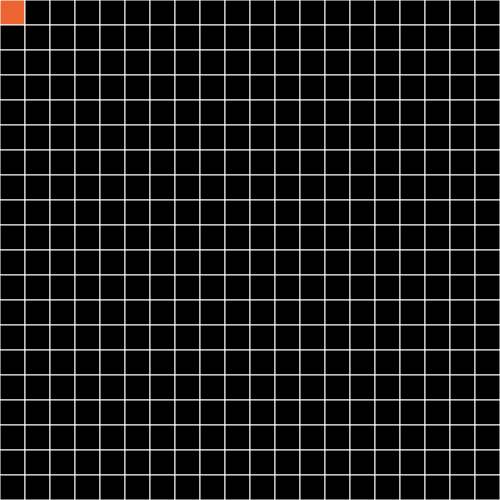
Frame 1 (no input)
Frame 60 (no input): identical to frame 1, image omitted
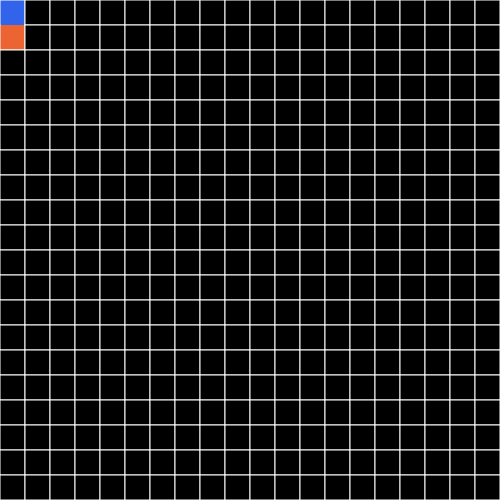
Frame 120 (the mouse pressed at the canvas centre since frame 60)

The p5.js sketch that drew these frames (run headless with seeded random() and noise() and a simulated clock; from frame 60 on, the mouse is pressed at the canvas centre):

// p5.js sketch
// ── sketch.js
//Samuel Mosley
//Depth first search
//Recursive Backtracker
//https://en.wikipedia.org/wiki/Maze_generation_algorithm#Recursive_backtracker

var canvas;
var cells;
var cellSize;
var currentCell;
var visitedCells;
var trackerInterval;
var allVisited;
var agentLifetime;
var agents;
var recordLength = 0;
var end;

function setup(){
    canvas = createCanvas(500,500);
    background(40);

    cells = [];
    cellSize = 25;
    visitedCells = [];
    allVisited = false;

    for (var i = 0; i < width/cellSize; i++) {
        cells[i] = [];
        for (var j = 0; j < height/cellSize; j++) {
            cells[i].push(new Cell(i*cellSize, j*cellSize, cellSize, i, j));
        }
    }
    agentLifetime = cells.length * cells[0].length;
    currentCell = cells[0][0];
    currentCell.currentCell = true;
    
}

function draw(){
    background(40);
    
    for (var i = 0; i < cells.length; i++) {
        for (var j = 0; j < cells[i].length; j++) {
            cells[i][j].display();
        }
    }

    //Check through the agents
    if(agents){
        for (var i = 0; i < agents.population.length; i++) {
            agents.population[i].checkWall();
        }
    }

    //make a new generation
    if(agents){        
        let agentsLiving = agents.population.length;
        for (var i = 0; i < agents.population.length; i++) {
            if(agents.population[i].dead){
                agentsLiving--;
            }
        }
        if(agentsLiving == 0){
            agents.calcFitness();
            agents.selection();
            agents.reproduction();
        }
    }
}

function keyPressed(){
    if(key === ' '){
        if(!allVisited){
            trackerInterval = setInterval(stepCurrent, 50);
        } else{
            setup();
        }
    }
    if(key === 'B'){
        if(!allVisited){
            trackerInterval = setInterval(stepCurrent, 0);
        } else{
            setup();
        }
    }
    // if(key === 'T'){
    //     if(allVisited){
    //         agents = new Population(0.05, 25);
    //     }
    // }
}

function mousePressed(){
    if(!allVisited){
        currentCell.checkNeighbors();
    } else{
        setup();
    }
}

function stepCurrent(){
    currentCell.checkNeighbors();

    if(visitedCells.length == 0){
        clearInterval(trackerInterval);
        allVisited = true;
        currentCell.currentCell = false;
        //cut the right wall out of a random cell in the last column
        end = cells[cells.length-1][floor(random(cells[cells.length-1].length))];
        end.end = true; //just to color it differently
        console.log('ended');
    }


}
// ── Agent.js
function Agent(_i,_j,_dna){
    this.i = _i;
    this.j = _j;
    this.count = 0;
    this.dna = _dna;
    this.path = [];
    this.solved = false;
    this.dead = false;
    this.deadEnd = true;
    this.fitness = 0;
    this.path.push(cells[this.i][this.j]);
    cells[this.i][this.j].hasAgent = true;
    
    this.move = function(_ni, _nj){
        cells[this.i][this.j].hasAgent = false;
        
        this.i += _ni;
        this.j += _nj;
        
        if(this.path.indexOf(cells[this.i][this.j]) < 0){
            this.path.push(cells[this.i][this.j]);
            cells[this.i][this.j].hasAgent = true;
            this.fitness = this.path.length;
        } else{
            this.dead = true;
            this.checkDeadEnd();
        }

        this.didSolve();
    }
    this.getFitness = function(){
        return this.fitness;
    }
    this.getDna = function(){
        return this.dna;
    }
    this.checkWall = function(){
        if(this.dead || this.solved) return null;
        //console.log(this.dna.genes[this.path.length-1]);
        switch(this.dna.genes[this.path.length-1]){
            case 0: if(!cells[this.i][this.j].walls[0]){//if wall is null
                this.move(-1,0);
            } else {
                this.dead = true;
                this.checkDeadEnd();
            }
            break;
            case 1: if(!cells[this.i][this.j].walls[1]){
                this.move(0,-1);
            } else {
                this.dead = true;
                this.checkDeadEnd();
            }
            break;
            case 2: if(!cells[this.i][this.j].walls[2]){
                this.move(1,0);
            } else {
                this.dead = true;
                this.checkDeadEnd();
            }
            break;
            case 3: if(!cells[this.i][this.j].walls[3]){
                this.move(0,1);
            } else {
                this.dead = true;
                this.checkDeadEnd();
            }
            break;
        }
    }
    this.checkDeadEnd = function(){
        let surroundingWalls = [];
        let openWalls = [];
        //check for walls
        for (var i = 0; i < 4; i++) {
            if(cells[this.i][this.j].walls[i]){ //wall is not null
                surroundingWalls.push(i);
            } else{
                openWalls.push(i)
            }
        }

        if(surroundingWalls.length == 3) this.deadEnd = true;
        
        let openCell = false;
        //check for open walls
        for (var i = 0; i < openWalls.length; i++) {
            //if open wall cells are in this.path then it is a dead end
            switch(openWalls[i]){
                case 0: openCell = openCell || (this.path.indexOf(cells[this.i-1][this.j]) < 0) //left
                case 1: openCell = openCell || (this.path.indexOf(cells[this.i]  [this.j-1]) < 0) //top
                case 2: openCell = openCell || (this.path.indexOf(cells[this.i+1][this.j]) < 0) //right
                case 3: openCell = openCell || (this.path.indexOf(cells[this.i]  [this.j+1]) < 0) //bottom
            }
        }
        if(!openCell){
            this.deadEnd = true;
        }
    }
    this.didSolve = function(){
        //if on the right wall and there is no right wall set win to true
        if(cells[this.i][this.j].end){
            this.solved = true;

            for (var i = 0; i < this.path.length; i++) {
                this.path[i].onPath = true;
            }
        }
    }

    this.calcFitness = function(){
        //put fitness into recordLength right before adding in distance figure.
        if(recordLength < this.fitness){
            recordLength = this.fitness;
        }
        if(this.solved) return pow(this.fitness, 3);
        if(this.deadEnd) return pow(this.fitness * 0.01, (1/2)); //super low
        if(this.dead){
            let distance = dist(this.i, this.j, end.gridPos.x, end.gridPos.y)
            let tempDist = map(distance, 0, distance, 0,this.fitness);
            return this.fitness + tempDist;
        } 

        //this will basically never happen
        return this.fitness * 3;
    }
}
// ── Cell.js
function Cell(_x, _y, _r, _i, _j){
    this.position = createVector(_x, _y);
    this.r = _r;
    this.gridPos = createVector(_i, _j);
    this.chosenCell;

    //bunch of booleans for different colors
    this.visited = false;
    this.currentCell = false;
    this.onPath =false;
    this.hasAgent = false;
    this.end = false;

    this.walls = [
        new Wall(createVector(this.position.x, this.position.y), createVector(this.position.x, this.position.y +this.r)),
        new Wall(createVector(this.position.x, this.position.y), createVector(this.position.x +this.r, this.position.y)),
        new Wall(createVector(this.position.x + this.r, this.position.y), createVector(this.position.x +this.r, this.position.y +this.r)),
        new Wall(createVector(this.position.x, this.position.y +this.r), createVector(this.position.x +this.r, this.position.y +this.r))
    ]

    this.display = function(){
        //This is horrible :puke:
        if(this.end){
            fill(255, 253, 84);
        } else if(this.currentCell || this.hasAgent){
            fill(235, 100, 50);
        } else if(this.onPath){
            fill(50, 235, 100);
        } else if(this.visited){
            fill(50,100,235);
        }else{
            fill(0);
        }
        noStroke();
        rect(this.position.x, this.position.y, this.r, this.r);

        for (var i = 0; i < this.walls.length; i++) {
            if(this.walls[i]){
                this.walls[i].display(this.visited);
            }
        }
    }

    this.checkNeighbors = function(){
        let chooseCell = [];

        //Check the four neighbors (couldn't think of a good loop quick enough
        //only push non actual cells to chooseCell
        if(this.checkDir(-1,0)){
            chooseCell.push(this.checkDir(-1,0));
        }
        if(this.checkDir(0,-1)){
            chooseCell.push(this.checkDir(0,-1));
        }
        if(this.checkDir(1,0)){
            chooseCell.push(this.checkDir(1,0));
        }
        if(this.checkDir(0,1)){
            chooseCell.push(this.checkDir(0,1));
        }
        
        if(chooseCell.length == 0){
            this.currentCell = false;
            this.visited = true;
            currentCell = visitedCells.pop();
            currentCell.currentCell = true;
        } else{
            //Randomly pick from unvisited cells found
            this.chosenCell = chooseCell[floor(random(chooseCell.length))];
            
            this.visited = true;
            visitedCells.push(this);
            
            this.removeWall();
        }
    }

    this.removeWall = function(){
        let dirVec = createVector(this.chosenCell.gridPos.x - this.gridPos.x, this.chosenCell.gridPos.y - this.gridPos.y);
        if(dirVec.equals(createVector(-1,0))){
            this.walls[0] = null;
            this.chosenCell.walls[2] = null;
        }
        if(dirVec.equals(createVector(0,-1))){
            this.walls[1] = null;
            this.chosenCell.walls[3] = null;
        }
        if(dirVec.equals(createVector(1,0))){
            this.walls[2] = null;
            this.chosenCell.walls[0] = null;
        }
        if(dirVec.equals(createVector(0,1))){
            this.walls[3] = null;
            this.chosenCell.walls[1] = null;
        }

        this.setNewCell();
    }

    this.setNewCell = function(){
        this.currentCell = false;
        currentCell = this.chosenCell;
        currentCell.currentCell = true;
    }

    this.checkDir = function(_x,_y){
        if(this.gridPos.x + _x >= 0 && 
            this.gridPos.y + _y >= 0 &&
            this.gridPos.x + _x < cells.length && 
            this.gridPos.y + _y < cells[0].length
        ){ //make sure you don't jump off the grid
            if(!cells[this.gridPos.x + _x][this.gridPos.y + _y].visited){ //check visited
                return cells[this.gridPos.x + _x][this.gridPos.y + _y]
            }
        }

        return null;
    };

    
}

function Wall(_pos1, _pos2){
    this.pos1 = _pos1;
    this.pos2 = _pos2;

    this.display = function(){
        stroke(255);
        line(this.pos1.x, this.pos1.y, this.pos2.x, this.pos2.y);
    }
}
// ── DNA.js
function DNA(newgenes){
    //0 is left
    //1 is top
    //2 is right
    //3 is bottom
    this.direction = [0,1,2,3]
    
    if(arguments.length > 0){
        this.genes = newgenes;
    } else{
        //the gene array
        this.genes = [];
        //fill it with random vectors
        for (var i = 0; i < agentLifetime; i++) {
            var ind = floor(random(this.direction.length));
            this.genes[i] = this.direction[ind];
        }
    }
    
    this.crossover = function(partner){
        var child = [];
        var midpoint = floor(random(this.genes.length));

        for (var i = 0; i < this.genes.length; i++) {
            if(i%2 == 0){
                child[i] = this.genes[i];
            } else{
                child[i] = partner.genes[i];
            }
        }
        var newgenes = new DNA(child);
        return newgenes;
    }

    this.mutate = function(mutationRate){
        for (var i = 0; i < recordLength; i++) { //only mutate genes up to the last one
            if(i == recordLength-1){ //ignore mutation rate. only mutate the last one
                let lastGenes = this.genes[i];
                do{
                    var ind = floor(random(this.direction.length));
                    this.genes[i] = this.direction[ind];
                }while(lastGenes == this.genes[i])
            }
        }
    }
}
// ── Population.js
function Population(m, num){
    this.mutationRate = m;
    this.population = [];
    this.matingPool = [];
    this.generations = 0;
    this.popmax = num;
    this.best = 0;

    for(var i=0;i<num;i++){
        this.population.push(new Agent(0,0, new DNA()));
    }

    this.calcFitness = function(){
        for (var i = 0; i < this.population.length; i++) {
            this.population[i].calcFitness();       
        }
    }

    this.targetReached = function(){
        for (var i = 0; i < this.population.length; i++) {
            if(this.population[i].hitTarget) return true;
        }
        return false; //nothing hit the target
    }

    this.selection = function(){
        this.matingPool = [];

        //calculate the top value to map to
        var maxFitness = this.getMaxFitness();
        
        //build mating pool
        for (var i = 0; i < this.population.length; i++) {
            var fitnessNormal = map(this.population[i].fitness, 0, maxFitness, 0, 1);
            var n = floor(fitnessNormal * 100);

            for (var j = 0; j < n; j++) {

                this.matingPool.push(this.population[i]);
            }
        }
    }
    
    this.reproduction = function(){
        for (var i = 0; i < this.population.length; i++) {
            //get two random indeces to pick parents
            var a = floor(random(this.matingPool.length));
            var b = floor(random(this.matingPool.length));
            //pick parents
            var partnerA = this.matingPool[a];
            var partnerB = this.matingPool[b];

            var partnerAgenes = partnerA.getDna();
            var partnerBgenes = partnerB.getDna();

            var child = partnerAgenes.crossover(partnerBgenes);
            child.mutate(this.mutationRate);

            var location = createVector(width/2, height-20);
            this.population[i] = new Agent(0,0, child);
        }
        this.generations++;
    }

    this.getGenerations = function(){
        return this.generations;
    }

    //get highest fitness
    this.getMaxFitness = function(){
        var record = 0;
        for (var i = 0; i < this.population.length; i++) {
            if(this.population[i].getFitness()> record){
                record = this.population[i].getFitness();
            }
        }

        return record;
    }

    this.getAverageFitness = function(){
        var total = 0;
        for (var i = 0; i < this.population.length; i++) {
            total += this.population[i].fitness;
        }

        return total/(this.population.length);
    }
}
